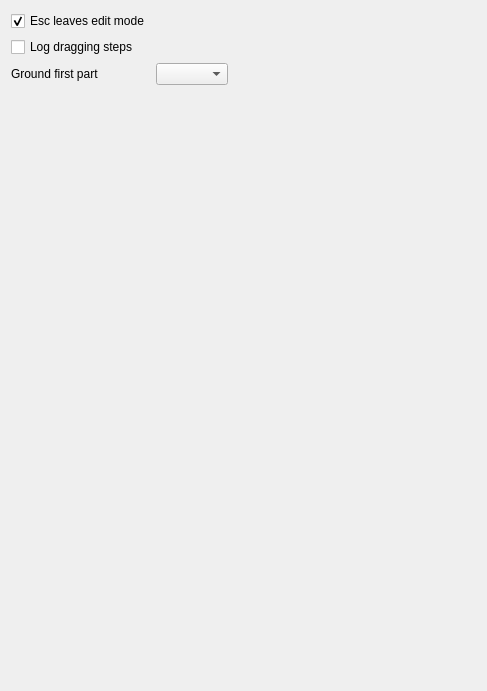
<?xml version="1.0" encoding="UTF-8"?>
<ui version="4.0">
 <class>MbDFEMGui::DlgSettingsMbDFEM</class>
 <widget class="QWidget" name="MbDFEMGui::DlgSettingsMbDFEM">
  <property name="geometry">
   <rect>
    <x>0</x>
    <y>0</y>
    <width>487</width>
    <height>691</height>
   </rect>
  </property>
  <property name="windowTitle">
   <string>General</string>
  </property>
  <layout class="QGridLayout" name="verticalLayout_1">
   <item row="0" column="0">
    <widget class="Gui::PrefCheckBox" name="checkBoxEnableEscape">
     <property name="toolTip">
      <string>Allows leaving edit mode when pressing the Esc key</string>
     </property>
     <property name="text">
      <string>Esc leaves edit mode</string>
     </property>
     <property name="checked">
      <bool>true</bool>
     </property>
     <property name="prefEntry" stdset="0">
      <cstring>LeaveEditWithEscape</cstring>
     </property>
     <property name="prefPath" stdset="0">
      <cstring>Mod/MbDFEM</cstring>
     </property>
    </widget>
   </item>
   <item row="1" column="0">
    <widget class="Gui::PrefCheckBox" name="checkBoxSolverDebug">
     <property name="toolTip">
      <string>Log the dragging steps of the solver. Useful to report a bug.
The files are named "runPreDrag.asmt" and "dragging.log" and are located in the default directory of std::ofstream (on Windows it's the desktop)</string>
     </property>
     <property name="text">
      <string>Log dragging steps</string>
     </property>
     <property name="checked">
      <bool>false</bool>
     </property>
     <property name="prefEntry" stdset="0">
      <cstring>LogSolverDebug</cstring>
     </property>
     <property name="prefPath" stdset="0">
      <cstring>Mod/MbDFEM</cstring>
     </property>
    </widget>
   </item>
   <item row="2" column="0">
    <widget class="QLabel" name="groundFirstPartLabel">
     <property name="text">
      <string>Ground first part</string>
     </property>
    </widget>
   </item>
   <item row="2" column="1">
    <widget class="QComboBox" name="groundFirstPart">
     <property name="toolTip">
      <string>When inserting the first part in the MbDFEM, it can be grounded automatically</string>
     </property>
     <property name="currentIndex">
      <number>0</number>
     </property>
    </widget>
   </item>
   <item row="2" column="2">
    <spacer name="horSpacer">
     <property name="orientation">
      <enum>Qt::Horizontal</enum>
     </property>
     <property name="sizeHint" stdset="0">
      <size>
       <width>20</width>
       <height>20</height>
      </size>
     </property>
    </spacer>
   </item>
   <item row="3" column="0">
    <spacer name="verticalSpacer">
     <property name="orientation">
      <enum>Qt::Vertical</enum>
     </property>
     <property name="sizeHint" stdset="0">
      <size>
       <width>20</width>
       <height>217</height>
      </size>
     </property>
    </spacer>
   </item>
  </layout>
 </widget>
 <customwidgets>
  <customwidget>
   <class>Gui::PrefCheckBox</class>
   <extends>QCheckBox</extends>
   <header>Gui/PrefWidgets.h</header>
  </customwidget>
 </customwidgets>
 <resources/>
 <connections/>
</ui>
